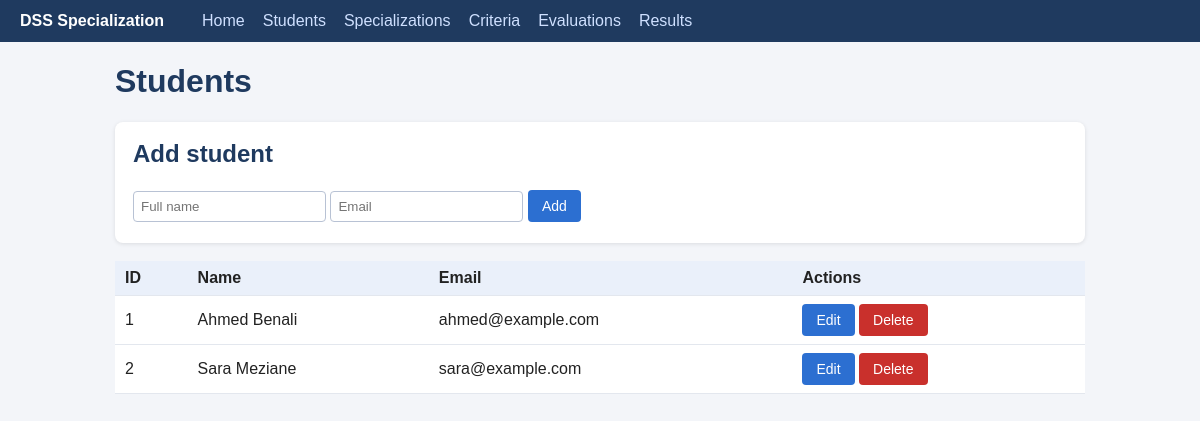
Page /students.php on the committed database.
### tables this page shows
CREATE TABLE students (
  id INT AUTO_INCREMENT PRIMARY KEY,
  name VARCHAR(100) NOT NULL,
  email VARCHAR(100) NULL
);

### config.php (called while the page is built, shortened)
<?php
function e($s) {
    return htmlspecialchars((string)$s, ENT_QUOTES, 'UTF-8');
}

### students.php (the view, shortened to what this page needs)
<?php
require 'config.php';
$edit = null;
$rows = $pdo->query("SELECT * FROM students ORDER BY id")->fetchAll();
include 'header.php';
?>
<h1>Students</h1>
<div class="card">
  <h2 style="margin-top:0"><?= $edit ? 'Edit student' : 'Add student' ?></h2>
  <form method="post">
    <input type="text" name="name" placeholder="Full name" required value="<?= e($edit['name'] ?? '') ?>">
    <input type="email" name="email" placeholder="Email" value="<?= e($edit['email'] ?? '') ?>">
    <button type="submit"><?= $edit ? 'Update' : 'Add' ?></button>
  </form>
</div>
<table>
  <tr><th>ID</th><th>Name</th><th>Email</th><th>Actions</th></tr>
  <?php foreach ($rows as $r): ?>
  <tr>
    <td><?= (int)$r['id'] ?></td>
    <td><?= e($r['name']) ?></td>
    <td><?= e($r['email']) ?></td>
    <td>
      <a class="btn" href="students.php?edit=<?= (int)$r['id'] ?>">Edit</a>
      <form class="inline" method="post" onsubmit="return confirm('Delete this student and their evaluations?')">
        <button class="danger" type="submit">Delete</button>
      </form>
    </td>
  </tr>
  <?php endforeach; ?>
</table>
<?php include 'footer.php'; ?>

### style.css (style rules this page uses)
* { box-sizing: border-box; }
body { font-family: Arial, sans-serif; margin: 0; background: #f3f5f9; color: #222; }
h1 { color: #1f3a5f; }
h2 { color: #1f3a5f; margin-top: 30px; }
.card { background: #fff; border-radius: 8px; padding: 18px; margin-bottom: 18px; box-shadow: 0 1px 4px rgba(0,0,0,.1); }
table { width: 100%; border-collapse: collapse; background: #fff; }
th, td { padding: 8px 10px; border-bottom: 1px solid #e3e7ee; text-align: left; }
th { background: #eaf0fa; }
input[type=text], input[type=email], input[type=number], select { padding: 7px; border: 1px solid #b8c2d4; border-radius: 4px; margin: 3px 0; }
button, .btn { background: #2c6fd1; color: #fff; border: 0; padding: 8px 14px; border-radius: 4px; cursor: pointer; text-decoration: none; font-size: 14px; display: inline-block; }
.danger { background: #c9302c; }
form.inline { display: inline; }

### rows in the picture
students: id "1", name "Ahmed Benali", email "ahmed@example.com"
students: id "2", name "Sara Meziane", email "sara@example.com"
